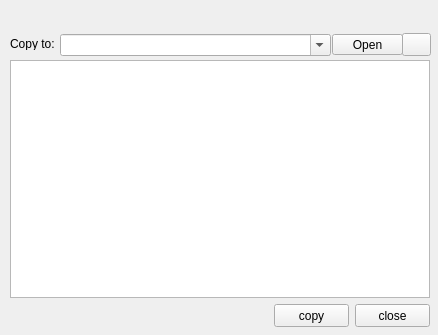
<?xml version="1.0" encoding="UTF-8"?>
<ui version="4.0">
 <class>xUpload_uiClass</class>
 <widget class="xBaseDialog" name="xUpload_uiClass">
  <property name="geometry">
   <rect>
    <x>0</x>
    <y>0</y>
    <width>438</width>
    <height>335</height>
   </rect>
  </property>
  <property name="windowTitle">
   <string>xUpload_ui</string>
  </property>
  <widget class="QLabel" name="label">
   <property name="geometry">
    <rect>
     <x>10</x>
     <y>37</y>
     <width>54</width>
     <height>13</height>
    </rect>
   </property>
   <property name="text">
    <string>Copy to:</string>
   </property>
  </widget>
  <widget class="QPushButton" name="btnSelectDirectory">
   <property name="geometry">
    <rect>
     <x>332</x>
     <y>34</y>
     <width>71</width>
     <height>21</height>
    </rect>
   </property>
   <property name="minimumSize">
    <size>
     <width>0</width>
     <height>0</height>
    </size>
   </property>
   <property name="maximumSize">
    <size>
     <width>71</width>
     <height>23</height>
    </size>
   </property>
   <property name="focusPolicy">
    <enum>Qt::NoFocus</enum>
   </property>
   <property name="text">
    <string>Open</string>
   </property>
  </widget>
  <widget class="QPushButton" name="btnOpenDirectory">
   <property name="geometry">
    <rect>
     <x>402</x>
     <y>33</y>
     <width>29</width>
     <height>23</height>
    </rect>
   </property>
   <property name="minimumSize">
    <size>
     <width>29</width>
     <height>23</height>
    </size>
   </property>
   <property name="maximumSize">
    <size>
     <width>29</width>
     <height>24</height>
    </size>
   </property>
   <property name="focusPolicy">
    <enum>Qt::NoFocus</enum>
   </property>
  </widget>
  <widget class="QTableView" name="tableView">
   <property name="geometry">
    <rect>
     <x>10</x>
     <y>60</y>
     <width>420</width>
     <height>238</height>
    </rect>
   </property>
  </widget>
  <widget class="QPushButton" name="btnCopy">
   <property name="geometry">
    <rect>
     <x>274</x>
     <y>304</y>
     <width>75</width>
     <height>23</height>
    </rect>
   </property>
   <property name="focusPolicy">
    <enum>Qt::NoFocus</enum>
   </property>
   <property name="text">
    <string>copy</string>
   </property>
  </widget>
  <widget class="QPushButton" name="btnQuit">
   <property name="geometry">
    <rect>
     <x>355</x>
     <y>304</y>
     <width>75</width>
     <height>23</height>
    </rect>
   </property>
   <property name="focusPolicy">
    <enum>Qt::NoFocus</enum>
   </property>
   <property name="text">
    <string>close</string>
   </property>
  </widget>
  <widget class="QComboBox" name="comboBox">
   <property name="geometry">
    <rect>
     <x>60</x>
     <y>34</y>
     <width>271</width>
     <height>22</height>
    </rect>
   </property>
   <property name="editable">
    <bool>true</bool>
   </property>
  </widget>
 </widget>
 <layoutdefault spacing="6" margin="11"/>
 <customwidgets>
  <customwidget>
   <class>xBaseDialog</class>
   <extends>QWidget</extends>
   <header>xbasedialog.h</header>
   <container>1</container>
  </customwidget>
 </customwidgets>
 <resources/>
 <connections/>
</ui>
